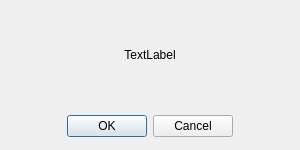
<?xml version="1.0" encoding="UTF-8"?>
<ui version="4.0">
 <class>Dialog</class>
 <widget class="QDialog" name="Dialog">
  <property name="geometry">
   <rect>
    <x>0</x>
    <y>0</y>
    <width>300</width>
    <height>150</height>
   </rect>
  </property>
  <property name="windowTitle">
   <string>Recommendation</string>
  </property>
  <widget class="QDialogButtonBox" name="buttonBox">
   <property name="geometry">
    <rect>
     <x>60</x>
     <y>110</y>
     <width>180</width>
     <height>32</height>
    </rect>
   </property>
   <property name="orientation">
    <enum>Qt::Horizontal</enum>
   </property>
   <property name="standardButtons">
    <set>QDialogButtonBox::Cancel|QDialogButtonBox::Ok</set>
   </property>
   <property name="centerButtons">
    <bool>true</bool>
   </property>
  </widget>
  <widget class="QLabel" name="label">
   <property name="geometry">
    <rect>
     <x>0</x>
     <y>0</y>
     <width>300</width>
     <height>110</height>
    </rect>
   </property>
   <property name="text">
    <string>TextLabel</string>
   </property>
   <property name="alignment">
    <set>Qt::AlignCenter</set>
   </property>
  </widget>
 </widget>
 <resources/>
 <connections>
  <connection>
   <sender>buttonBox</sender>
   <signal>accepted()</signal>
   <receiver>Dialog</receiver>
   <slot>accept()</slot>
   <hints>
    <hint type="sourcelabel">
     <x>248</x>
     <y>254</y>
    </hint>
    <hint type="destinationlabel">
     <x>157</x>
     <y>274</y>
    </hint>
   </hints>
  </connection>
  <connection>
   <sender>buttonBox</sender>
   <signal>rejected()</signal>
   <receiver>Dialog</receiver>
   <slot>reject()</slot>
   <hints>
    <hint type="sourcelabel">
     <x>316</x>
     <y>260</y>
    </hint>
    <hint type="destinationlabel">
     <x>286</x>
     <y>274</y>
    </hint>
   </hints>
  </connection>
 </connections>
</ui>
